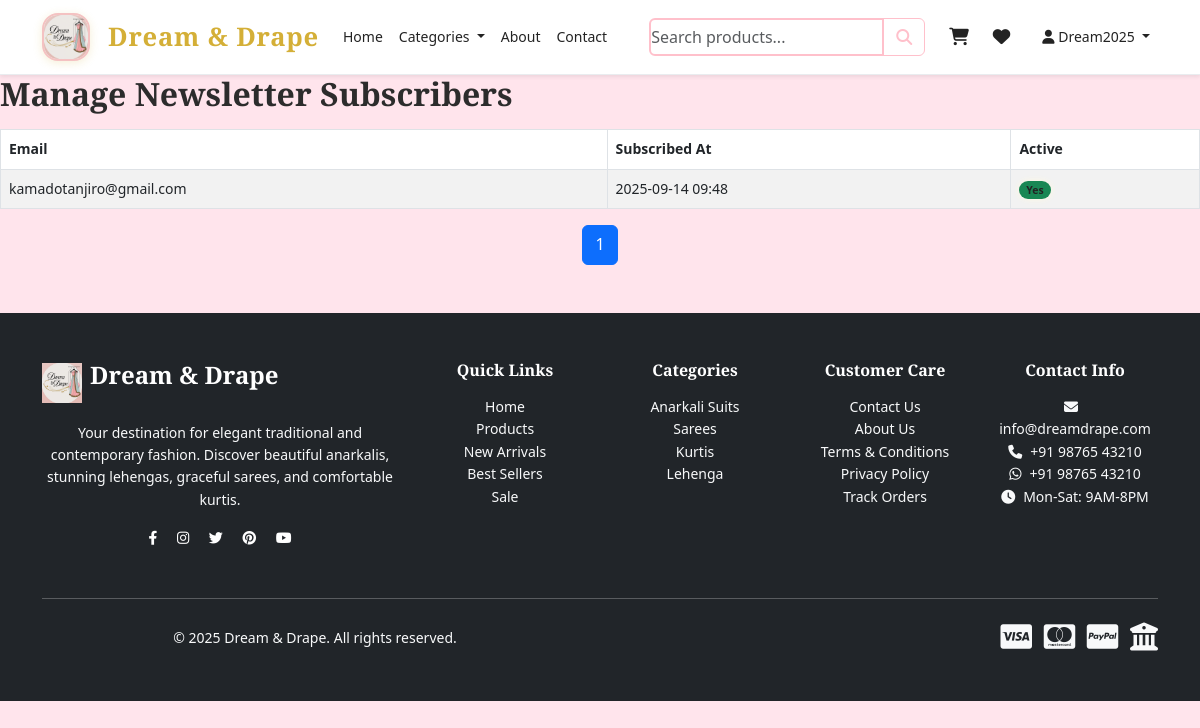
Page /admin/newsletter (signed in) on the committed database.
### app/models.py (models this page shows, shortened)
class User(UserMixin, db.Model):
    id = db.Column(db.Integer, primary_key=True)
    username = db.Column(db.String(80), unique=True, nullable=False, index=True)
    email = db.Column(db.String(120), unique=True, nullable=False, index=True)
    password_hash = db.Column(db.String(255), nullable=False)
    first_name = db.Column(db.String(50), nullable=False)
    last_name = db.Column(db.String(50), nullable=False)
    phone = db.Column(db.String(15))
    address = db.Column(db.Text)
    city = db.Column(db.String(50))
    state = db.Column(db.String(50))
    pincode = db.Column(db.String(10))
    country = db.Column(db.String(50), default='India')
    is_admin = db.Column(db.Boolean, default=False, index=True)
    is_active = db.Column(db.Boolean, default=True, index=True)
    created_at = db.Column(db.DateTime, default=datetime.utcnow, index=True)
    last_login = db.Column(db.DateTime)
    failed_login_attempts = db.Column(db.Integer, default=0)
    locked_until = db.Column(db.DateTime)
    orders = db.relationship('Order', backref='user', lazy=True)
    cart_items = db.relationship('CartItem', backref='user', lazy=True)
    wishlist_items = db.relationship('WishlistItem', backref='user', lazy=True)
    reviews = db.relationship('Review', backref='user', lazy=True)

class Newsletter(db.Model):
    id = db.Column(db.Integer, primary_key=True)
    email = db.Column(db.String(120), unique=True, nullable=False, index=True)
    is_active = db.Column(db.Boolean, default=True, index=True)
    subscribed_at = db.Column(db.DateTime, default=datetime.utcnow, index=True)

### app/admin.py (the view)
@admin.route('/newsletter')
@login_required
@admin_required
def manage_newsletter():
    page = request.args.get('page', 1, type=int)
    subscribers = Newsletter.query.order_by(Newsletter.subscribed_at.desc()).paginate(page=page, per_page=20, error_out=False)
    return render_template('admin/manage_newsletter.html', subscribers=subscribers)

### app/admin.py (called while the page is built)
def admin_required(f):
    @wraps(f)
    def decorated_function(*args, **kwargs):
        if not current_user.is_authenticated or not current_user.is_admin:
            log_user_action(current_user.id if current_user.is_authenticated else None,
                          'unauthorized_admin_access', 'admin', None)
            flash('Access denied. Admin privileges required.', 'error')
            return redirect(url_for('main.index'))
        return f(*args, **kwargs)
    return decorated_function

### app/auth.py (called while the page is built)
@login.user_loader
def load_user(user_id):
    try:
        return User.query.get(int(user_id))
    except Exception as e:
        current_app.logger.error(f"User loader error: {e}")
        return None

### app/templates/admin/manage_newsletter.html (shortened to what this page needs)
{% extends "base.html" %}
{% block content %}
<h2>Manage Newsletter Subscribers</h2>
<table class="table table-striped table-bordered admin-table selectable">
  <thead>
    <tr>
      <th>Email</th>
      <th>Subscribed At</th>
      <th>Active</th>
    </tr>
  </thead>
  <tbody>
    {% for subscriber in subscribers.items %}
    <tr data-id="{{ subscriber.id }}">
      <td>{{ subscriber.email }}</td>
      <td>{{ subscriber.subscribed_at.strftime('%Y-%m-%d %H:%M') }}</td>
      <td>
        {% if subscriber.is_active %}
          <span class="badge bg-success">Yes</span>
        {% else %}
          <span class="badge bg-danger">No</span>
        {% endif %}
      </td>
    </tr>
    {% else %}
      <tr><td colspan="3" class="text-center">No subscribers found.</td></tr>
    {% endfor %}
  </tbody>
</table>
<nav aria-label="Subscribers pagination">
  <ul class="pagination justify-content-center">
    {% for p in subscribers.iter_pages() %}
      {% if p %}
        <li class="page-item {% if p == subscribers.page %}active{% endif %}"><a class="page-link" href="{{ url_for('admin.manage_newsletter', page=p) }}">{{ p }}</a></li>
      {% else %}
        <li class="page-item disabled"><span class="page-link">…</span></li>
      {% endif %}
    {% endfor %}
  </ul>
</nav>
{% endblock %}

### app/templates/base.html (shortened to what this page needs)
<!DOCTYPE html>
<html lang="en">
<head>
    <link href="https://cdn.jsdelivr.net/npm/bootstrap@5.3.0/dist/css/bootstrap.min.css" rel="stylesheet">
    <link rel="stylesheet" href="https://cdnjs.cloudflare.com/ajax/libs/font-awesome/6.4.0/css/all.min.css">
    <link rel="stylesheet" href="/static/css/style.css">
</head>
<body>
    <nav class="navbar navbar-expand-lg navbar-light bg-white sticky-top shadow-sm">
        <div class="container">
            <a class="navbar-brand d-flex align-items-center" href="{{ url_for('main.index') }}">
                <img src="{{ url_for('static', filename='images/logo.jpg') }}" alt="Dream & Drape" class="logo-img me-2">
                <span class="brand-text">Dream & Drape</span>
            </a>
            <div class="collapse navbar-collapse" id="navbarNav">
                <ul class="navbar-nav me-auto">
                    <li class="nav-item">
                        <a class="nav-link" href="{{ url_for('main.index') }}">Home</a>
                    </li>
                    <li class="nav-item dropdown">
                        <a class="nav-link dropdown-toggle" href="#" id="categoriesDropdown" role="button" data-bs-toggle="dropdown">
                            Categories
                        </a>
                    </li>
                    <li class="nav-item">
                        <a class="nav-link" href="{{ url_for('main.about') }}">About</a>
                    </li>
                    <li class="nav-item">
                        <a class="nav-link" href="{{ url_for('main.contact') }}">Contact</a>
                    </li>
                </ul>
                <form class="d-flex me-3" method="GET" action="{{ url_for('main.products') }}">
                    <div class="input-group">
                        <input class="form-control" type="search" name="search" placeholder="Search products..." value="{{ request.args.get('search', '') }}">
                        <button class="btn btn-outline-primary" type="submit">
                            <i class="fas fa-search"></i>
                        </button>
                    </div>
                </form>
                <ul class="navbar-nav">
                    {% if current_user.is_authenticated %}
                        <li class="nav-item position-relative me-2">
                            <a class="nav-link" href="{{ url_for('main.cart') }}">
                            </a>
                        </li>
                        <li class="nav-item position-relative me-3">
                            <a class="nav-link" href="{{ url_for('main.wishlist') }}">
                            </a>
                        </li>
                        <li class="nav-item dropdown">
                            <a class="nav-link dropdown-toggle" href="#" id="userDropdown" role="button" data-bs-toggle="dropdown">
                                <i class="fas fa-user"></i> {{ current_user.first_name }}
                            </a>
                        </li>
                    {% endif %}
                </ul>
            </div>
        </div>
    </nav>
    <main>
        {% block content %}{% endblock %}
    </main>
    <footer class="bg-dark text-white py-5 mt-5">
        <div class="container">
            <div class="row">
                <div class="col-lg-4 col-md-6 mb-4">
                    <div class="d-flex align-items-center mb-3">
                        <img src="{{ url_for('static', filename='images/logo.jpg') }}" alt="Dream & Drape" height="40" class="me-2">
                        <h5 class="brand-text text-white">Dream & Drape</h5>
                    </div>
                    <p class="text-light">
                        Your destination for elegant traditional and contemporary fashion.
                        Discover beautiful anarkalis, stunning lehengas, graceful sarees, and comfortable kurtis.
                    </p>
                    <div class="social-links">
                        <a href="#" class="text-white me-3"><i class="fab fa-facebook-f"></i></a>
                        <a href="#" class="text-white me-3"><i class="fab fa-instagram"></i></a>
                        <a href="#" class="text-white me-3"><i class="fab fa-twitter"></i></a>
                        <a href="#" class="text-white me-3"><i class="fab fa-pinterest"></i></a>
                        <a href="#" class="text-white"><i class="fab fa-youtube"></i></a>
                    </div>
                </div>
                <div class="col-lg-2 col-md-6 mb-4">
                    <h6 class="text-white mb-3">Quick Links</h6>
                    <ul class="list-unstyled">
                        <li><a href="{{ url_for('main.index') }}" class="text-light text-decoration-none">Home</a></li>
                        <li><a href="{{ url_for('main.products') }}" class="text-light text-decoration-none">Products</a></li>
                        <li><a href="{{ url_for('main.products', category='New Arrivals') }}" class="text-light text-decoration-none">New Arrivals</a></li>
                        <li><a href="{{ url_for('main.products', category='Best Sellers') }}" class="text-light text-decoration-none">Best Sellers</a></li>
                        <li><a href="{{ url_for('main.products', category='Sale') }}" class="text-light text-decoration-none">Sale</a></li>
                    </ul>
                </div>
                <div class="col-lg-2 col-md-6 mb-4">
                    <h6 class="text-white mb-3">Categories</h6>
                    <ul class="list-unstyled">
                        <li><a href="{{ url_for('main.products', category='Anarkali Suits') }}" class="text-light text-decoration-none">Anarkali Suits</a></li>
                        <li><a href="{{ url_for('main.products', category='Sarees') }}" class="text-light text-decoration-none">Sarees</a></li>
                        <li><a href="{{ url_for('main.products', category='Kurtis') }}" class="text-light text-decoration-none">Kurtis</a></li>
                        <li><a href="{{ url_for('main.products', category='Lehenga') }}" class="text-light text-decoration-none">Lehenga</a></li>
                    </ul>
                </div>
                <div class="col-lg-2 col-md-6 mb-4">
                    <h6 class="text-white mb-3">Customer Care</h6>
                    <ul class="list-unstyled">
                        <li><a href="{{ url_for('main.contact') }}" class="text-light text-decoration-none">Contact Us</a></li>
                        <li><a href="{{ url_for('main.about') }}" class="text-light text-decoration-none">About Us</a></li>
                        <li><a href="{{ url_for('main.terms') }}" class="text-light text-decoration-none">Terms & Conditions</a></li>
                        <li><a href="{{ url_for('main.privacy') }}" class="text-light text-decoration-none">Privacy Policy</a></li>
                        {% if current_user.is_authenticated %}
                            <li><a href="{{ url_for('auth.my_orders') }}" class="text-light text-decoration-none">Track Orders</a></li>
                        {% endif %}
                    </ul>
                </div>
                <div class="col-lg-2 col-md-6 mb-4">
                    <h6 class="text-white mb-3">Contact Info</h6>
                    <ul class="list-unstyled text-light">
                        <li><i class="fas fa-envelope me-2"></i>info@dreamdrape.com</li>
                        <li><i class="fas fa-phone me-2"></i>+91 98765 43210</li>
                        <li><i class="fab fa-whatsapp me-2"></i>+91 98765 43210</li>
                        <li><i class="fas fa-clock me-2"></i>Mon-Sat: 9AM-8PM</li>
                    </ul>
                </div>
            </div>
            <hr class="my-4">
            <div class="row align-items-center">
                <div class="col-md-6">
                    <p class="text-light mb-0">
                        &copy; 2025 Dream & Drape. All rights reserved.
                    </p>
                </div>
                <div class="col-md-6 text-end">
                    <div class="payment-icons">
                        <i class="fab fa-cc-visa fa-2x me-2 text-light"></i>
                        <i class="fab fa-cc-mastercard fa-2x me-2 text-light"></i>
                        <i class="fab fa-cc-paypal fa-2x me-2 text-light"></i>
                        <i class="fas fa-university fa-2x text-light" title="Net Banking"></i>
                    </div>
                </div>
            </div>
        </div>
    </footer>
</body>
</html>

### app/static/css/style.css (style rules this page uses)
:root { --primary-pink: #f4c2c2; --primary-gold: #d4af37; --primary-cream: #faf8f5; --primary-dark: #2c2c2c; --accent-pink: #e8a4a4; --accent-gold: #b8941f; --text-dark: #333333; --text-light: #666666; --border-light: #e9ecef; --color-white: rgba(255, 255, 255, 1); --color-black: rgba(0, 0, 0, 1); --font-family-base: 'Poppins', sans-serif; --font-family-heading: 'Playfair Display', serif; --font-size-base: 14px; --font-size-lg: 16px; --font-size-xl: 18px; --font-weight-normal: 400; --font-weight-medium: 500; --font-weight-bold: 600; --line-height-normal: 1.6; --line-height-heading: 1.2; --space-8: 8px; --space-16: 16px; --space-24: 24px; --space-32: 32px; --radius-sm: 6px; --radius-base: 8px; --radius-lg: 12px; --shadow-sm: 0 4px 15px rgba(0, 0, 0, 0.08); --shadow-lg: 0 8px 25px rgba(0, 0, 0, 0.15); }
body { margin: 0; padding: 0; font-family: var(--font-family-base); font-size: var(--font-size-base); line-height: var(--line-height-normal); color: var(--text-dark); background-color: var(--primary-cream); }
h1, h2, h3, h4, h5, h6 { font-family: var(--font-family-heading); font-weight: var(--font-weight-bold); line-height: var(--line-height-heading); color: var(--primary-dark); margin: 0 0 var(--space-16) 0; }
.brand-text { font-family: var(--font-family-heading); font-weight: var(--font-weight-bold); color: var(--primary-dark); font-size: 1.5rem; }
a { color: var(--primary-pink); text-decoration: none; transition: color 0.3s ease; }
.btn-outline-primary { border-color: var(--primary-pink); color: var(--primary-pink); }
.navbar { background-color: white !important; border-bottom: 1px solid var(--border-light); }
.nav-link { color: var(--text-dark) !important; font-weight: var(--font-weight-medium); transition: color 0.3s ease; }
.form-control { border-radius: var(--radius-base); border: 2px solid var(--border-light); padding: var(--space-12) var(--space-16); transition: border-color 0.3s ease, box-shadow 0.3s ease; }
.logo-img { height: 48px; width: 48px; object-fit: cover; border-radius: 16px; box-shadow: 0 2px 10px rgba(212,175,55,0.2); background: white; border: 2px solid #f4c2c2; transition: box-shadow 0.3s; }
.navbar-brand .brand-text { font-family: 'Playfair Display', serif; font-size: 1.6rem; font-weight: bold; color: #d4af37; margin-left: 10px; letter-spacing: 0.03em; }
:root { --color-pink: #ffc0cb; --color-pink-light: #ffe4ec; --color-gold: #d4af37; --color-gold-light: #fff8e1; --color-blue: #a1c8f0; --color-blue-light: #e6f0fb; --text-dark: #232323; --text-light: #ffffff; --bg-pink: var(--color-pink-light); --bg-gold: var(--color-gold-light); --bg-blue: var(--color-blue-light); }
body, html { background-color: var(--bg-pink); color: var(--text-dark); font-family: 'Segoe UI', Tahoma, Geneva, Verdana, sans-serif; }
a, .nav-link { color: var(--color-pink); transition: color 0.3s; }
header, .navbar { background-color: var(--color-pink); color: var(--text-light); box-shadow: 0 3px 6px rgba(212, 175, 55, 0.6); }
.btn-outline-primary { color: var(--color-pink); border-color: var(--color-pink); }
.badge { background-color: var(--color-gold); color: var(--text-dark); font-weight: 600; padding: 0.35em 0.65em; border-radius: 12px; box-shadow: 0 0 6px var(--color-gold-light); }
input.form-control, select.form-select, textarea.form-control { border: 2px solid var(--color-pink); border-radius: 6px; transition: box-shadow 0.3s ease; }
footer { background-color: var(--color-pink); color: var(--text-light); text-align: center; padding: 15px 0; }

### rows in the picture
User: first_name "Dream2025"
Newsletter: email "kamadotanjiro@gmail.com", subscribed_at "2025-09-14 09:48", is_active "Yes"

### other values in the picture
{{ p }} "1"
